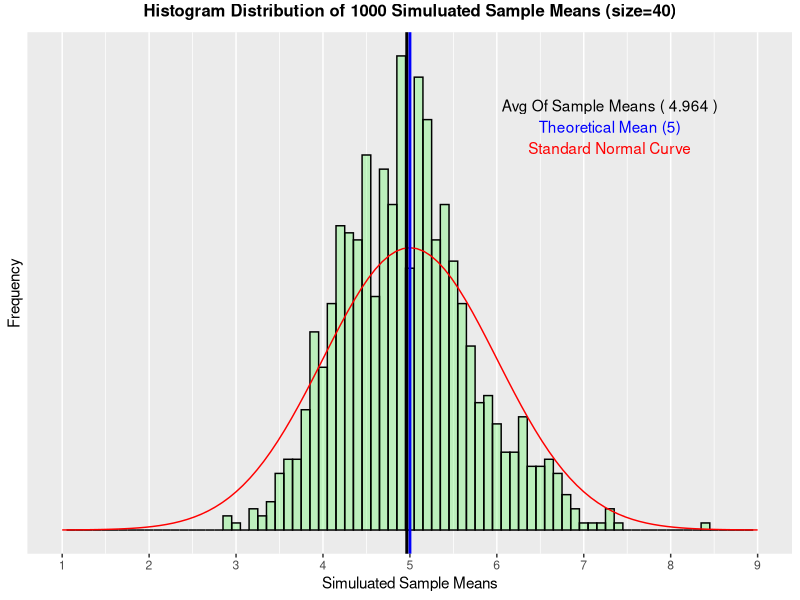
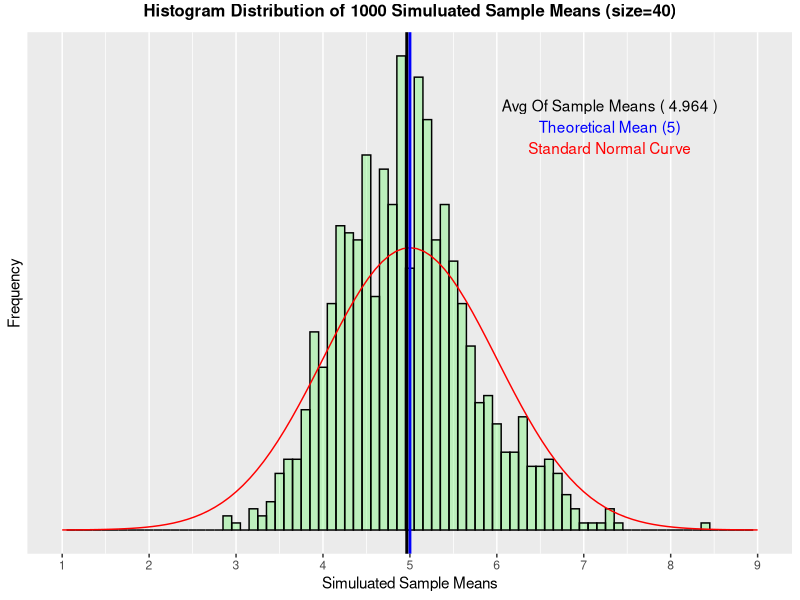

These figures' R source, in order:
###############################################################################################

## Coursera Statistical Inference Course Project
## Christopher Skyi
## Sunday, August 23, 2015, New York City, [86-74]F, 60% chance of thunderstorms by evening

# simulation.R Description:

# With this R script, I will investigate the exponential distribution in R and compare it with 
# the Central Limit Theorem. 
# 
# PART 1 - SIMULATIONs:

# The exponential distribution will be simulated in R with rexp(n, lambda) 
# where lambda is the rate parameter. 
# The mean & standard deviation of the exponential distribution is 1/lambda.
# 
# I'll set lambda = 0.2 for all of the simulations. 
# 
# I  will investigate the distribution of averages of 40 exponentials. 
# 
# Note: I will do a thousand simulations.
# Note: I will use set.seed(20) to ensures reproducibility of the sequence of random numbers
#       generated in all the simulations

# Illustrate via simulation and associated explanatory text 
# the properties of the distribution of the mean of 40 exponentials.  
# You should
# 1. Show the sample mean and compare it to the theoretical mean of the distribution.
# 2. Show how variable the sample is (via variance) and compare it to the theoretical variance of the distribution.
# 3. Show that the distribution is approximately normal.

###############################################################################################

########################################

# PART 1 - SIMULATION EXERCISE:

########################################
library(ggplot2)

nosim <- 1000                  # number of samples (of size 40)
lambda = 0.2                   # rate parameter
exp.mean = exp.sd = 1/lambda   # theorectial exponential mean and standard deviation = 5
sample.size = 40               # sample size

# Simulate 1000 means from 1000 sample sizes of size 40
set.seed(20) # ensures reproducibility of the sequence of random numbers  
sample.means = NULL
for (i in 1 : nosim) sample.means = c(sample.means, mean(rexp(sample.size, lambda)))

# get the average of those 1000 means
mean.of.sample.means = sum(sample.means)/nosim

# get the variance of these 1000 sample means
# Note: code below gives same result as var(sample.means)
diff.sqr <- (sample.means - mean.of.sample.means)^2
sample.var = sum(diff.sqr)/(length(diff.sqr)-1) # 0.5919712

# From p. 37 in course book,
# the variance of the sample mean is: VAR(sample.means) = exp.sd^2/sample.size
# > sample.var
# [1] 0.5919712
# > var(sample.means) = sample.var
# [1] 0.5919712
# > sd(sample.means)
# [1] 0.7693967
# > exp.sd/sqrt(sample.size)
# [1] 0.7905694
# > exp.sd^2/sample.size
# [1] 0.625

# get the sd of this distribution: it should be theoretical (pop) sd / sqrt(sample.size)
sd(sample.means) #  0.7693967
exp.sd/sqrt(sample.size) # 0.7905694

# Sample Variance (sample.var = 0.5919712) versus Theoretical Variance (std. error of the mean, p. 37)
# is the variance of the exponential distribution, 25, divided by the sample size of a sample mean, 40:
# 25/40 = 0.625
# round(sample.var,1) = 0.6 = round(25/40,1)

# Regarding the distribution of the mean of 40 exponentials. 
# Did the student show how variable it is and compare it to 
# the theoretical variance of the distribution?

# plot the distribution of 1000 sample means (of sample size = 40)

g <- ggplot(data.frame(x = sample.means), aes(x = x))
g <- g + geom_histogram(position="identity", binwidth = 0.1, fill="green", color="black", alpha=0.2, 
                        aes(y= ..density..))
g <- g + stat_function(fun = dnorm, colour = "red", args=list(mean=5))
g <- g + scale_x_continuous(breaks=c(1, 2, 3, 4, 5, 6, 7, 8, 9), limits=c(1, 9))
g <- g + scale_y_continuous(breaks=c()) 
g <- g + theme(plot.title = element_text(size=12, face="bold", vjust=2, hjust=0.5))
g <- g + labs(title="Histogram Distribution of 1000 Simuluated Sample Means (size=40)")
g <- g + labs(x = "Simuluated Sample Means", y = "Frequency")
g <- g + geom_vline(xintercept = exp.mean, lwd = 1, col = "blue")
g <- g + geom_vline(xintercept = round(mean.of.sample.means,3), lwd = 1, col = "black")
g <- g + annotate("text", x = 7.3, y = 0.6, col = "black", label = paste("Avg Of Sample Means (",round(mean.of.sample.means,3),")"))
g <- g + annotate("text", x = 7.3, y = 0.57, col = "blue", label = "Theoretical Mean (5)")
g <- g + annotate("text", x = 7.3, y = 0.54, col = "red", label = "Standard Normal Curve")
g



#############################################################################

# Write Histo to file

#############################################################################

# write barplot to png file, in the same folder as this script
png(file="distofmeans.png",width=480,height=480)

g <- ggplot(data.frame(x = sample.means), aes(x = x))
g <- g + geom_histogram(position="identity", binwidth = 0.1, fill="green", color="black", alpha=0.2, 
                        aes(y= ..density..))
g <- g + stat_function(fun = dnorm, colour = "red", args=list(mean=5))
g <- g + scale_x_continuous(breaks=c(1, 2, 3, 4, 5, 6, 7, 8, 9), limits=c(1, 9))
g <- g + scale_y_continuous(breaks=c()) 
g <- g + theme(plot.title = element_text(size=12, face="bold", vjust=2, hjust=0.5))
g <- g + labs(title="Histogram Distribution of 1000 Simuluated Sample Means (size=40)")
g <- g + labs(x = "Simuluated Sample Means", y = "Frequency")
g <- g + geom_vline(xintercept = exp.mean, lwd = 1, col = "blue")
g <- g + geom_vline(xintercept = round(mean.of.sample.means,3), lwd = 1, col = "black")
g <- g + annotate("text", x = 7.3, y = 0.6, col = "black", label = paste("Avg Of Sample Means (",round(mean.of.sample.means,3),")"))
g <- g + annotate("text", x = 7.3, y = 0.57, col = "blue", label = "Theoretical Mean (5)")
g <- g + annotate("text", x = 7.3, y = 0.54, col = "red", label = "Standard Normal Curve")
g

dev.off()
